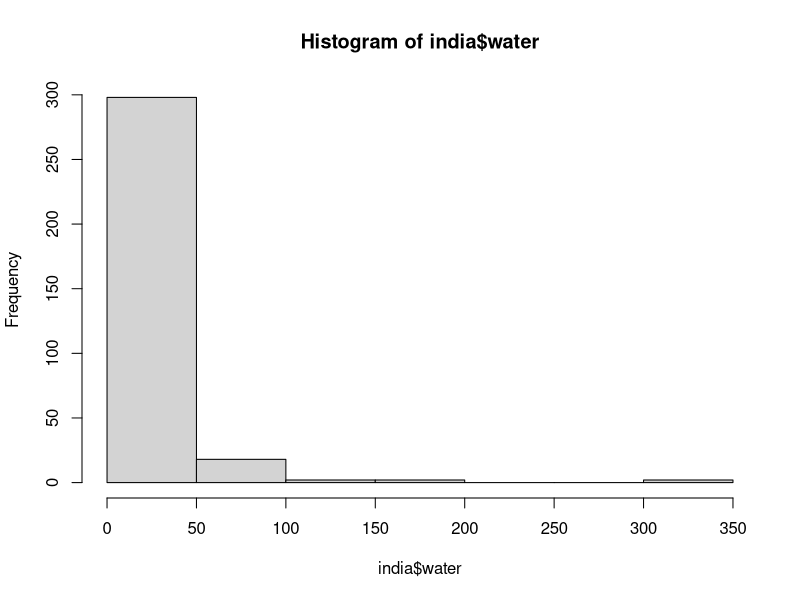
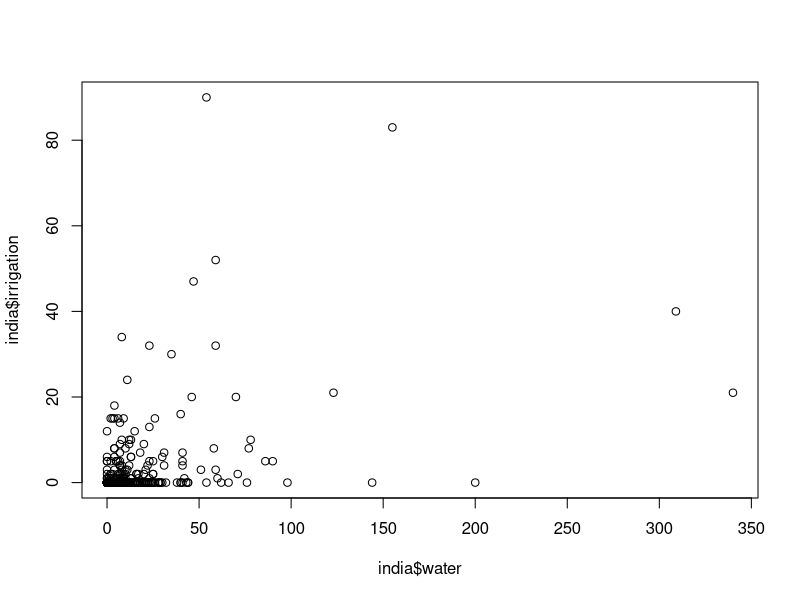

Write R code to recreate these figures, in order.
## ---- chunk 1
## load and look at the data
india <- read.csv("india.csv") # reads and stores data
head(india) # shows first observations
## ---- chunk 2
        ## create a histogram to visualize the distribution of water
        hist(india$water) 
## ---- chunk 3
        ##  create a scatter plot to visualize the relationship
        plot(india$water, india$irrigation)
        
## ---- chunk 4
        ##  compute the correlation
        cor(india$water, india$irrigation)
